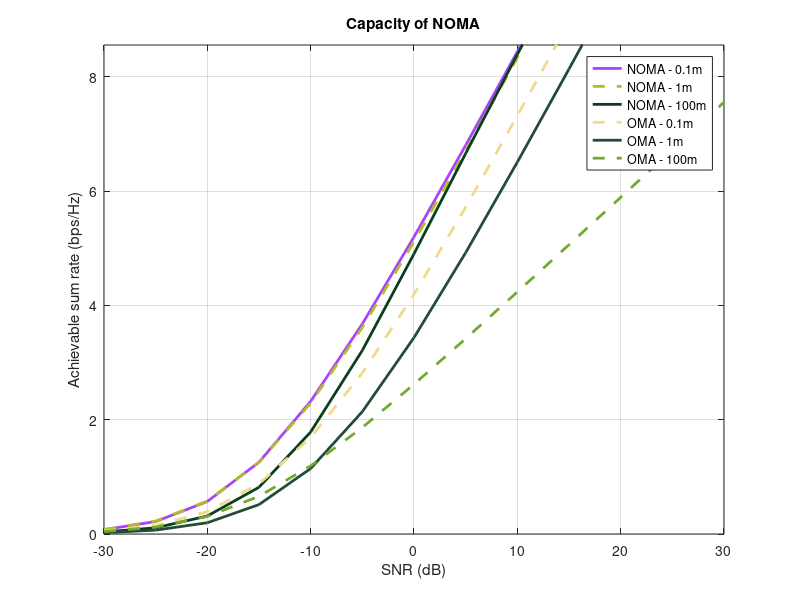

The MATLAB source for this figure:
clc; 
clear variables; 
close all;

%transmit power range
Pt = -114:5:-54;	%in dB
pt = db2pow(Pt);	%in linear scale

rate1 = 1; rate2 = 2;       %Target rate of users in bps/Hz

N = 10^4;
dgap = [0.1,1,100]; %in meters

for i = 1:3 %dgap values loop 
d2 = 2;      %near user %Distance of users
d1 = d2+dgap(i); %far user
eta = 4;                    %Path loss exponent

%Rayleigh fading coefficients of both users
h1 = (sqrt(d1^-eta))*(randn(N,1) + 1i*randn(N,1))/sqrt(2); %far
h2 = (sqrt(d2^-eta))*(randn(N,1) + 1i*randn(N,1))/sqrt(2); %near

%Channel gains
g1 = (abs(h1)).^2;
g2 = (abs(h2)).^2;

BW = 10^9; %bandwidth
No = -174 + 10*log10(BW);
no = (10^-3)*db2pow(No);

%Pt = 0:2:40;                %Transmit power in dBm
%pt = (10^-3)*10.^(Pt/10);   %Transmit power in linear scale
%BW = 10^6;                  %System bandwidth
%No = -174 + 10*log10(BW);   %Noise power (dBm)
%no = (10^-3)*10.^(No/10);   %Noise power (linear scale)

%Power allocation coefficients
a1 = 0.75; 
a2 = 1-a1; 
%a3 = 1-(a1+a2);

C_noma = zeros(1,length(pt));
C_oma = zeros(1,length(pt));
SINR_noma = zeros(1,length(pt));
SINR_oma = zeros(1,length(pt));

p = length(Pt);
p1 = zeros(1,length(Pt));
p2 = zeros(1,length(Pt));

for u = 1:p
    
    %IMPROVED FAIR PA%
    %a1 = epsilon*(no + pt*g1)./(pt*g1*(1+epsilon));
    %a1(a1>1) = 0;
    %a2 = 1 - a1;
    
%%%%%%%%%%%%%%%%%%%%%%%%%%%%%%%%%%%%%%%%%%%%%%%%%%%%%%%%%%%%%%%%%     
    %capacity
    %NOMA capacity calculation
    C_noma_1 = log2(1 + pt(u)*a1.*g1./(pt(u)*a2.*g1+no)); %far user
    C_noma_12 = log2(1 + pt(u)*a1.*g2./(pt(u)*a2.*g2+no));
    C_noma_2 = log2(1 + pt(u)*a2.*g2/no); %near user  
    
    
    %gamma_far(u) = mean(C_noma_2);
    C_noma_sum(u) = mean(C_noma_1 + C_noma_2);  %Sum capacity of NOMA

    %OMA capacity calculation
    C_oma_1 = (1/2)*log2(1 + pt(u)*g1/no);    %User 1
    C_oma_2 = (1/2)*log2(1 + pt(u)*g2/no);    %User 2
    
    C_oma_sum(u) = mean(C_oma_1 + C_oma_2); %Sum capacity of OMA
    
    %Average of achievable rates
    R1_av(u) = mean(C_noma_1);
    R2_av(u) = mean(C_noma_2);
    
%%%%%%%%%%%%%%%%%%%%%%%%%%%%%%%%%%%%%%%%%%%%%%%%%%%%%%%%%%%%%%%%%        
    
    %Recieved SINR
    %NOMA recieved SINR
    
    SINR_noma_1 = pt(u)*a1.*g1./(pt(u)*a2.*g1+no); %far user 
    SINR_noma_2 = pt(u)*a2.*g2/no; %near user
    
    %OMA Recieved SNR
    
    SINR_oma_1 = pt(u)*g1/no;
    SINR_oma_2 = pt(u)*g2/no;
    
%%%%%%%%%%%%%%%%%%%%%%%%%%%%%%%%%%%%%%%%%%%%%%%%%%%%%%%%%%%%%%%%%       
    
    %Outage Probability
    %NOMA 
    
    for k = 1:N
        if C_noma_1(k) < rate1
            p1(u) = p1(u)+1;
        end
        if (C_noma_12(k) < rate1)||(C_noma_2(k) < rate2)
            p2(u) = p2(u)+1;
        end
    end
    
end

SNR = Pt - No;
figure (1);

plot(SNR,C_noma_sum,'color',rand(1,3),'linewidth',2); hold on; grid on;
plot(SNR,C_oma_sum,'--','color',rand(1,3),'linewidth',2);
xlabel('SNR (dB)');
ylabel('Achievable sum rate (bps/Hz)');


legend('NOMA - 0.1m', 'NOMA - 1m','NOMA - 100m','OMA - 0.1m', 'OMA - 1m','OMA - 100m');
title('Capacity of NOMA');
ylim([0 max(C_noma_sum)+1]);
ylim([0 max(C_oma_sum)+1]);
hold on ;

end
